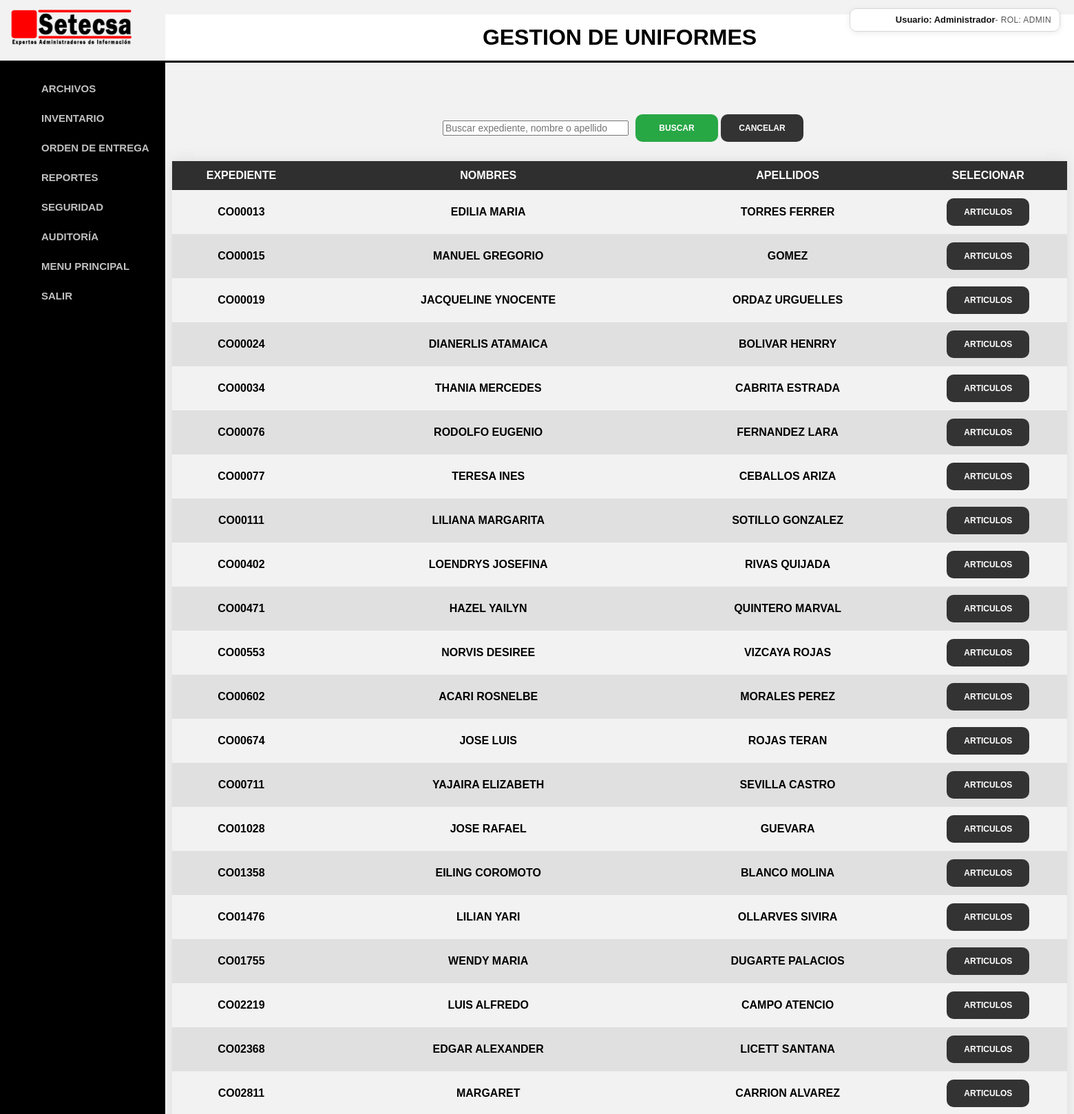
/ordenesseleccionempleado.php (signed in, upper part), run on the app's committed database.
### tables this page shows
CREATE TABLE `empleados` (
  `id` bigint(20) UNSIGNED NOT NULL,
  `expediente` varchar(7) NOT NULL,
  `cedula` varchar(8) NOT NULL,
  `nombres` varchar(40) NOT NULL,
  `apellidos` varchar(40) NOT NULL,
  `cargo` bigint(20) UNSIGNED NOT NULL,
  `ingreso` date NOT NULL,
  `ubicacion` bigint(20) UNSIGNED NOT NULL,
  `activo` int(11) NOT NULL
);

### ordenesseleccionempleado.php (the view, shortened to what this page needs)
<?php
    include ('encabezado.php');
    include ('conexion_db.php');
    $busqueda = isset($_GET['busqueda']) ? trim($_GET['busqueda']) : '';
    if ($busqueda !== '') {
        $busqueda_esc = mysqli_real_escape_string($mysqli, $busqueda);
        $qry = "select * from empleados where activo = 1 and (expediente like '%{$busqueda_esc}%' or nombres like '%{$busqueda_esc}%' or apellidos like '%{$busqueda_esc}%') order by expediente";
    } else {
        $qry = "select * from empleados where activo = 1 order by expediente";
    }
    $result = mysqli_query($mysqli,$qry) or die('La consulta falló: '.$mysqli -> error);
    $css1= "sr_grid1";
    $color[1]=$css1;
    $ncolor=0;
?>
<html lang="en">
    <br><br><br><br>
    <table class="tablabotones">
        <tr>
            <td>
                <form method="GET" action="ordenesseleccionempleado.php" style="display: flex; align-items: center; gap: 10px; margin: 0;">
                    <input type="text" name="busqueda" size="30" maxlength="50" value="<?php echo htmlspecialchars($busqueda); ?>" placeholder="Buscar expediente, nombre o apellido">
                    <input type="submit" class="boton boton-verde" value="BUSCAR" title="BUSCAR">
                </form>
            </td>
            <td><input type="button"  class="boton" value="CANCELAR" title="CANCELAR" onclick="javascript:{lanzar('ordenesvista.php')}"></td>
        </tr>
    </table>
    <table class="styled-table-5">
        <thead>
            <tr>
                <th>EXPEDIENTE</th>
                <th>NOMBRES</th>
                <th>APELLIDOS</th>
                <th>SELECIONAR</th>
            </tr>
        </thead>
        <tbody>
                <?php
                    while($row = mysqli_fetch_array($result, MYSQLI_ASSOC))
                    {
                        $id = $row['id'];
                        $expediente = $row['expediente'];
                        $nombres = $row['nombres'];
                        $apellidos = $row['apellidos'];
                ?>
                        <tr class="<?php echo $color[$ncolor]?>">
                            <td><?php echo nl2br(trim($expediente))?></td>
                            <td><?php echo nl2br(trim($nombres))?></td>
                            <td><?php echo nl2br(trim($apellidos))?></td>
                            <td>
                                <input type="button"  class="boton" title="ARTICULOS" value="ARTICULOS" onclick="javascript:{lanzar('ordenesseleccionarticulos.php?idempleados=<?php echo $id?>')}" />
                            </td>
                        </tr>
                <?php
                        $ncolor = $ncolor + 1;
                        if ($ncolor > 1 ) { $ncolor=0;}
                    }
                ?>
            </tbody>
    </table>
</html>

### formatos.css (style rules this page uses)
body { font-family: Arial, sans-serif; margin: 0; padding: 0; margin-left: 240px; background-color: #f2f2f2; color: #000; }
form, form * { font-size: 14px; }
.sr_grid1 { background-color: #e0e0e0; }
.boton { font-size:12px; font-family:sans-serif; font-weight:bold; color:#ffffff; background:#333333; border:0px; border-radius: 10px; width:120px; height:40px; }
.boton-verde { background: #28a745; color: #ffffff; }
.styled-table-5 { border-collapse: collapse; margin: 25px 10px; font-size: 1em; font-family: sans-serif; min-width: 1300px; box-shadow: 0 0 20px #dcdcdc; }
.styled-table-5 thead tr { background-color: #2f2f2f; color: #ffffff; text-align: middle; }
.styled-table-5 th, .styled-table-5 td { padding: 12px 15px; }
.styled-table-5 tbody tr td { text-align: center; font-weight: bold; color: #000000; height: 10px; }
.tablabotones { margin: 0px 400px; min-width: 500px; }
.tablabotones tbody tr td { text-align: center; }

### data on the page
empleados: expediente "CO00013", nombres "EDILIA MARIA", apellidos "TORRES FERRER"
empleados: expediente "CO00015", nombres "MANUEL GREGORIO", apellidos "GOMEZ"
empleados: expediente "CO00019", nombres "JACQUELINE YNOCENTE", apellidos "ORDAZ URGUELLES"
empleados: expediente "CO00024", nombres "DIANERLIS ATAMAICA", apellidos "BOLIVAR HENRRY"
empleados: expediente "CO00034", nombres "THANIA MERCEDES", apellidos "CABRITA ESTRADA"
empleados: expediente "CO00076", nombres "RODOLFO EUGENIO", apellidos "FERNANDEZ LARA"
empleados: expediente "CO00077", nombres "TERESA INES", apellidos "CEBALLOS ARIZA"
empleados: expediente "CO00111", nombres "LILIANA MARGARITA", apellidos "SOTILLO GONZALEZ"
empleados: expediente "CO00402", nombres "LOENDRYS JOSEFINA", apellidos "RIVAS QUIJADA"
empleados: expediente "CO00471", nombres "HAZEL YAILYN", apellidos "QUINTERO MARVAL"
empleados: expediente "CO00553", nombres "NORVIS DESIREE", apellidos "VIZCAYA ROJAS"
empleados: expediente "CO00602", nombres "ACARI ROSNELBE", apellidos "MORALES PEREZ"
empleados: expediente "CO00674", nombres "JOSE LUIS", apellidos "ROJAS TERAN"
empleados: expediente "CO00711", nombres "YAJAIRA ELIZABETH", apellidos "SEVILLA CASTRO"
empleados: expediente "CO01028", nombres "JOSE RAFAEL", apellidos "GUEVARA"
empleados: expediente "CO01358", nombres "EILING COROMOTO", apellidos "BLANCO MOLINA"
empleados: expediente "CO01476", nombres "LILIAN YARI", apellidos "OLLARVES SIVIRA"
empleados: expediente "CO01755", nombres "WENDY MARIA", apellidos "DUGARTE PALACIOS"
empleados: expediente "CO02219", nombres "LUIS ALFREDO", apellidos "CAMPO ATENCIO"
empleados: expediente "CO02368", nombres "EDGAR ALEXANDER", apellidos "LICETT SANTANA"
empleados: expediente "CO02811", nombres "MARGARET", apellidos "CARRION ALVAREZ"

### other printed values
$nombreUsuarioSesion "Administrador"
$rolUsuarioSesion "ADMIN"
